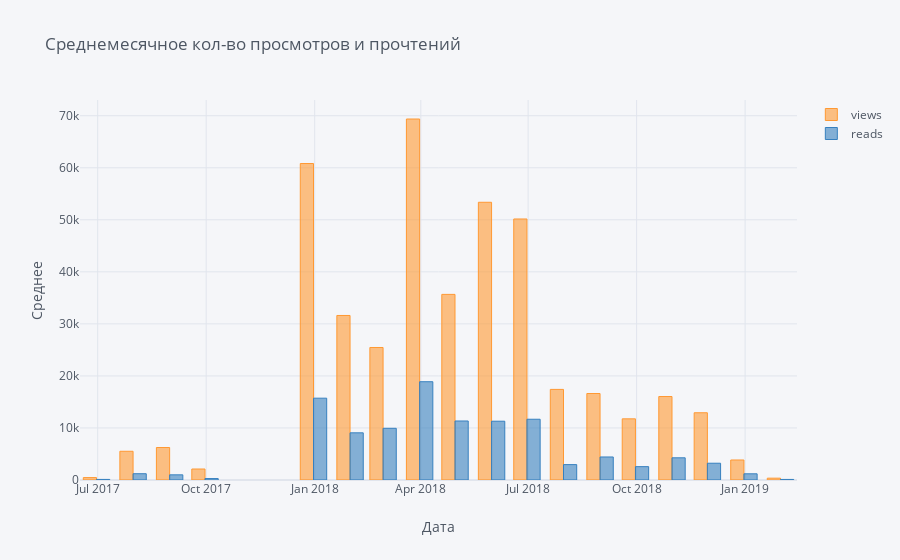

This figure's notebook cell:
### Code cell
df3.iplot(
    kind='bar',
    xTitle='Дата',
    yTitle='Среднее',
    title='Среднемесячное кол-во просмотров и прочтений')

### Figure 1 — Plotly figure (JSON) as saved in the notebook; plotly's stock layout.template omitted (floating-point values rounded to 4 significant figures)
{"data": [{"marker": {"color": "rgba(255, 153, 51, 0.6)", "line": {"color": "rgba(255, 153, 51, 1.0)", "width": 1}}, "name": "views", "orientation": "v", "text": "", "type": "bar", "x": ["2017-06-30", "2017-07-31", "2017-08-31", "2017-09-30", "2017-12-31", "2018-01-31", "2018-02-28", "2018-03-31", "2018-04-30", "2018-05-31", "2018-06-30", "2018-07-31", "2018-08-31", "2018-09-30", "2018-10-31", "2018-11-30", "2018-12-31", "2019-01-31"], "y": [463.7, 5521.0, 6243.0, 2113, 60820.0, 31620.0, 25460.0, 69370.0, 35670.0, 53370.0, 50160.0, 17410, 16620.0, 11760.0, 16040.0, 12920.0, 3845.0, 354.3]}, {"marker": {"color": "rgba(55, 128, 191, 0.6)", "line": {"color": "rgba(55, 128, 191, 1.0)", "width": 1}}, "name": "reads", "orientation": "v", "text": "", "type": "bar", "x": ["2017-06-30", "2017-07-31", "2017-08-31", "2017-09-30", "2017-12-31", "2018-01-31", "2018-02-28", "2018-03-31", "2018-04-30", "2018-05-31", "2018-06-30", "2018-07-31", "2018-08-31", "2018-09-30", "2018-10-31", "2018-11-30", "2018-12-31", "2019-01-31"], "y": [112.3, 1207.0, 993.7, 279, 15724, 9066.0, 9934.0, 18884, 11340.0, 11298, 11680.0, 2957.0, 4423.0, 2565.0, 4265.0, 3224.0, 1189.0, 110.3]}], "layout": {"legend": {"bgcolor": "#F5F6F9", "font": {"color": "#4D5663"}}, "paper_bgcolor": "#F5F6F9", "plot_bgcolor": "#F5F6F9", "title": {"font": {"color": "#4D5663"}, "text": "Среднемесячное кол-во просмотров и прочтений"}, "xaxis": {"gridcolor": "#E1E5ED", "showgrid": true, "tickfont": {"color": "#4D5663"}, "title": {"font": {"color": "#4D5663"}, "text": "Дата"}, "zerolinecolor": "#E1E5ED"}, "yaxis": {"gridcolor": "#E1E5ED", "showgrid": true, "tickfont": {"color": "#4D5663"}, "title": {"font": {"color": "#4D5663"}, "text": "Среднее"}, "zerolinecolor": "#E1E5ED"}}}
